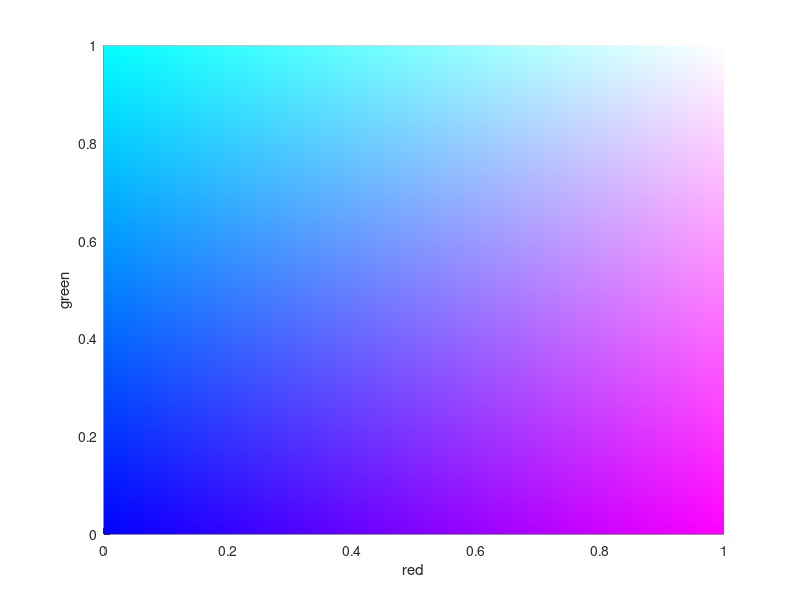

This chart was generated by the following MATLAB code:
function rgbcube()
    vertices = [0 0 0;0 0 1;0 1 0;0 1 1;1 0 0;1 0 1;1 1 0;1 1 1];
    faces = [1 5 6 2;1 3 7 5;1 2 4 3;2 4 8 6;3 7 8 4;5 6 8 7];
    colors = vertices;
    patch('Vertices', vertices, 'Faces', faces, ...
        'FaceVertexCData', colors, 'FaceColor', 'interp', ...
        'EdgeAlpha', 0)
    xlabel('red');
    ylabel('green');
    zlabel('blue');

    rotate3d on
